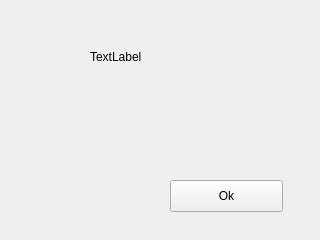
<?xml version="1.0" encoding="UTF-8"?>
<ui version="4.0">
 <class>error_dialog</class>
 <widget class="QWidget" name="error_dialog">
  <property name="geometry">
   <rect>
    <x>0</x>
    <y>0</y>
    <width>320</width>
    <height>240</height>
   </rect>
  </property>
  <property name="windowTitle">
   <string>Form</string>
  </property>
  <widget class="QPushButton" name="error_dialog_button">
   <property name="geometry">
    <rect>
     <x>170</x>
     <y>180</y>
     <width>113</width>
     <height>32</height>
    </rect>
   </property>
   <property name="focusPolicy">
    <enum>Qt::StrongFocus</enum>
   </property>
   <property name="text">
    <string>Ok</string>
   </property>
  </widget>
  <widget class="QLabel" name="error_dialog_label">
   <property name="geometry">
    <rect>
     <x>90</x>
     <y>50</y>
     <width>201</width>
     <height>101</height>
    </rect>
   </property>
   <property name="text">
    <string>TextLabel</string>
   </property>
   <property name="alignment">
    <set>Qt::AlignLeading|Qt::AlignLeft|Qt::AlignTop</set>
   </property>
  </widget>
 </widget>
 <resources/>
 <connections/>
</ui>
